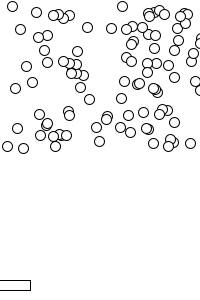
Frame 1 (no input)
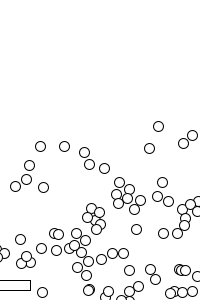
Frame 60 (the mouse pressed at the canvas centre just before this capture)
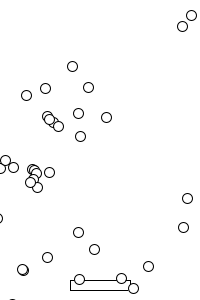
Frame 120 (the mouse held since frame 60 and released just before this capture)

The Processing sketch that drew these frames (run headless with seeded random() and noise(); from frame 60 on, the mouse is pressed at the canvas centre):

// Processing sketch: Part1_3_2_tennis5
// ── Part1_3_2_tennis5.pde
Ball[] bs;
Player p;

void setup(){
  size(200, 300);
  bs = new Ball[100];
  for(int i=0; i<100; i++){
    bs[i] = new Ball();
  }
  p = new Player();
}

void draw(){
  background(255);
  
  p.px = mouseX;
  for(int i=0; i<100; i++){
    bs[i].move(p.px, p.py);
  }
  p.draw();
  for(int i=0; i<100; i++){
    bs[i].draw();
  }
}



// ── Ball.pde
class Ball{
  float x, y, vx, vy;
  
  Ball(){
    x = random(0, width);
    y = random(0, 150);
    vx = random(2, 4);
    vy = random(2, 4);
  }
  
  void move(float px, float py){
    x += vx;
    y += vy;
    if(x<0 && vx<0) vx = -vx;
    if(x>width && vx>0) vx = -vx;
    if(y<0 && vy<0) vy = -vy;
    if(y>py && y<height && x>px-30 && x<px+30 && vy>0) vy = -vy;
  }
  
  void draw(){
    ellipse(x, y, 10, 10);
  }
}

// ── Player.pde
class Player{
  float px, py;
  
  Player(){
    py = 280;
  }
  
  void draw(){
    rect(px-30, py, 60, 10);
  }
}
